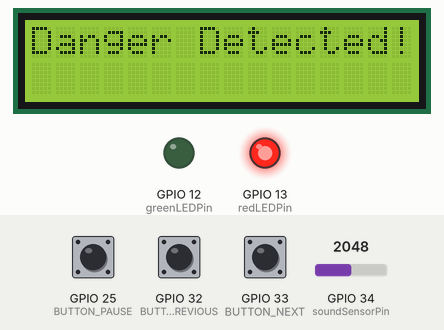
Bench run of a sketch on a simulated ESP32. Parts: 16×2 character LCD, output pins drawn as LEDs (lit = HIGH). The inputs (shaded band) are chosen by the test bench; at power-on: GPIO 34 (soundSensorPin) = 2048, GPIO 25 (BUTTON_PAUSE) HIGH, GPIO 32 (BUTTON_PREVIOUS) HIGH, GPIO 33 (BUTTON_NEXT) HIGH. The audio player accepts every command and is not drawn.

Above: at 14.7 s.
14.8 s: GPIO 34 (soundSensorPin) set to 2866
20.8 s: GPIO 34 (soundSensorPin) set to 755
26.8 s: GPIO 34 (soundSensorPin) set to 652
At 32.0 s:
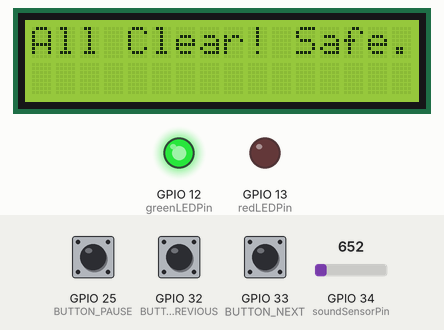
32.8 s: GPIO 34 (soundSensorPin) set to 740
At 34.9 s:
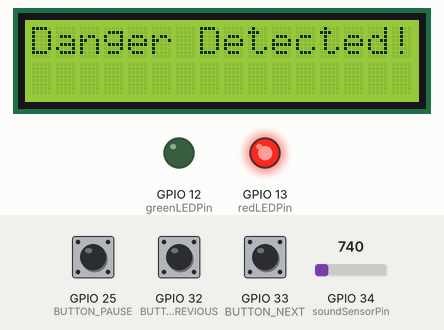
Timing chart, 0 to 36.4 s (numbered marks = the images above; inputs shaded):
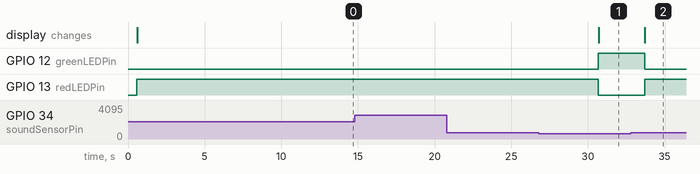

Measured:
- the behaviour switches between 701 and 700 on GPIO 34 (soundSensorPin) (found by bisection; images 0 and 1)
- after the input at 14.8 s, every drawn part: stays the same
- after the input at 20.8 s, every drawn part: stays the same
- after the input at 26.8 s, GPIO 12 (greenLEDPin): LOW → HIGH after 3.9 s; GPIO 13 (redLEDPin): HIGH → LOW after 3.9 s; the display: changes after 3.9 s (image 1)
- after the input at 32.8 s, GPIO 12 (greenLEDPin): HIGH → LOW after 0.90 s; GPIO 13 (redLEDPin): LOW → HIGH after 0.90 s; the display: changes after 0.92 s (image 2)

The sketch:

Integratedtest1_bugs_pushbtton_dfplayer_dangersense.ino
```cpp
#include <Wire.h>
#include <LiquidCrystal_I2C.h>
#include <DFRobotDFPlayerMini.h>

// Emergency Alert System Pins
const int soundSensorPin = 34;
const int redLEDPin = 13;
const int greenLEDPin = 12;

// Playback Feature Pins
#define BUTTON_PREVIOUS 32
#define BUTTON_NEXT 33
#define BUTTON_PAUSE 25
#define NEW_RX_PIN 27
#define NEW_TX_PIN 26

// Timers for Emergency System
unsigned long alertDuration = 5000;
unsigned long greenLEDDuration = 3000;
unsigned long lcdTimeout = 3000;
int noiseThreshold = 700;

// DFPlayer Mini Setup
HardwareSerial mySerial(2);
DFRobotDFPlayerMini myDFPlayer;
bool isPlaying = false;

// LCD setup
LiquidCrystal_I2C lcd(0x27, 16, 2);

void setup() {
  // Setup for Emergency Alert
  pinMode(redLEDPin, OUTPUT);
  pinMode(greenLEDPin, OUTPUT);
  pinMode(soundSensorPin, INPUT);
  lcd.init();
  lcd.backlight();

  // Setup for DFPlayer Mini
  mySerial.begin(9600, SERIAL_8N1, NEW_RX_PIN, NEW_TX_PIN);
  myDFPlayer.begin(mySerial);
  myDFPlayer.volume(20);

  pinMode(BUTTON_PREVIOUS, INPUT_PULLUP);
  pinMode(BUTTON_NEXT, INPUT_PULLUP);
  pinMode(BUTTON_PAUSE, INPUT_PULLUP);
}

void loop() {
  // Independent Emergency Alert System
  emergencyAlertLoop();

  // Independent Playback Feature
  playbackLoop();
}

// Emergency Alert System
void emergencyAlertLoop() {
  int soundValue = analogRead(soundSensorPin);

  if (soundValue > noiseThreshold) {
    digitalWrite(redLEDPin, HIGH);
    digitalWrite(greenLEDPin, LOW);
    lcd.clear();
    lcd.setCursor(0, 0);
    lcd.print("Danger Detected!");
    delay(alertDuration);
  } else {
    digitalWrite(redLEDPin, LOW);
    digitalWrite(greenLEDPin, HIGH);
    lcd.clear();
    lcd.setCursor(0, 0);
    lcd.print("All Clear! Safe.");
    delay(greenLEDDuration);
  }
}

// Playback Feature
void playbackLoop() {
  if (digitalRead(BUTTON_PREVIOUS) == LOW) {
    myDFPlayer.previous();
    delay(300);
  }

  if (digitalRead(BUTTON_NEXT) == LOW) {
    myDFPlayer.next();
    delay(300);
  }

  if (digitalRead(BUTTON_PAUSE) == LOW) {
    if (isPlaying) {
      myDFPlayer.pause();
      isPlaying = false;
    } else {
      myDFPlayer.start();
      isPlaying = true;
    }
    delay(300);
  }
}
```
